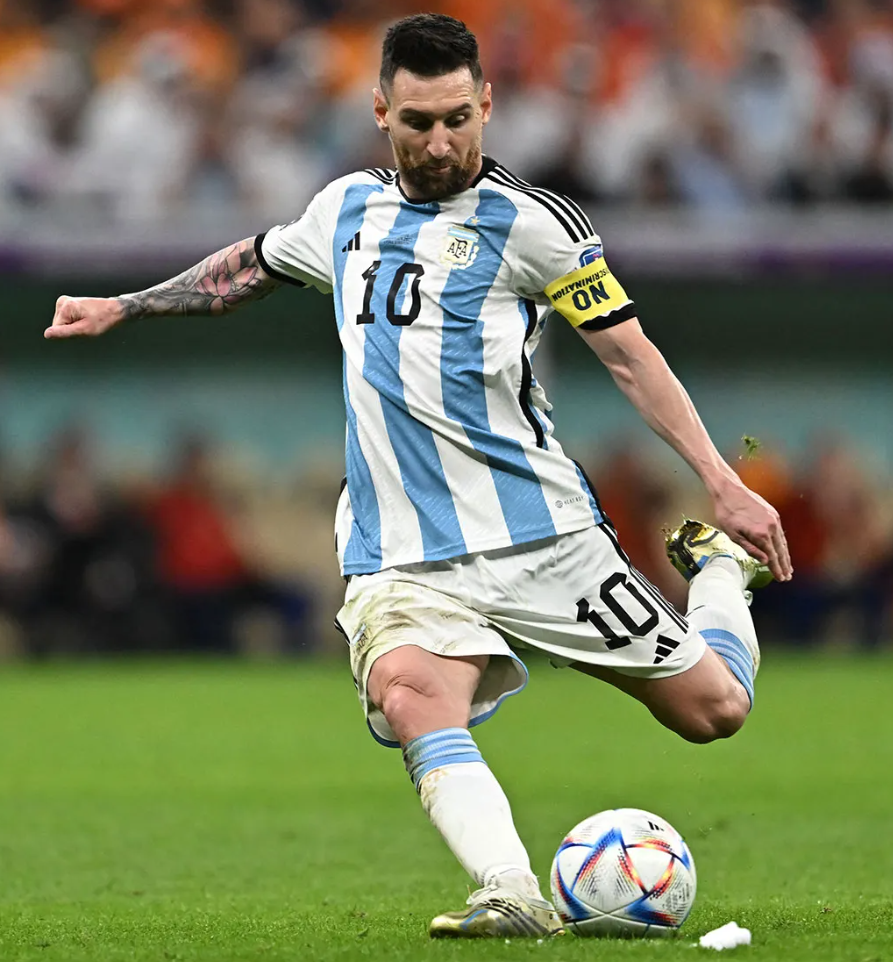
#> input picture images/messi.png, 893 x 962 px
$ jupyter execute psnr.ipynb
#> lines starting #> are read from the running program, lines starting #| are printed output that depends on the picture; long printed decimals are rounded
### Peak Signal to Noise Ratio

[cell 1]
import cv2
import numpy as np
import matplotlib.pyplot as plt

[cell 2]
img1 = cv2.imread('images/messi.png', 0)
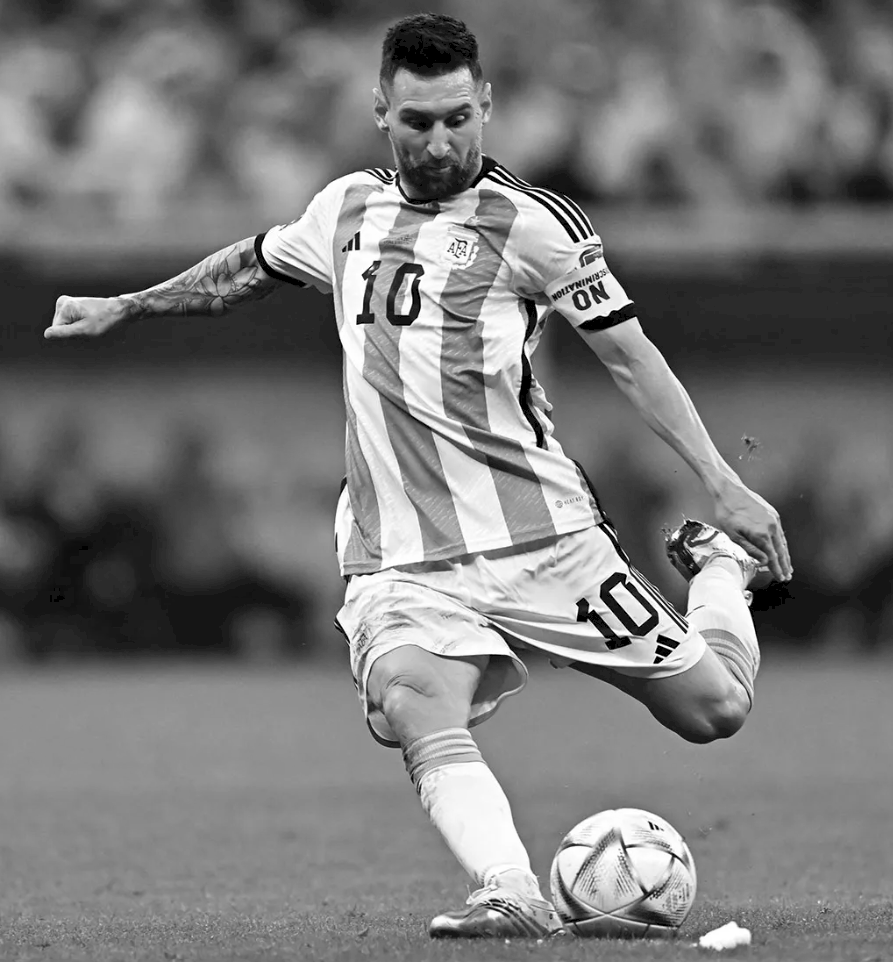
#> img1: shape (962, 893); min 0, max 255, mean 121.1

[cell 3]
# Creating a noisy image from img1
mean = 0
std = 25
noise = np.random.normal(mean, std, img1.shape).astype(np.uint8)
noisy_image = cv2.add(img1, noise)
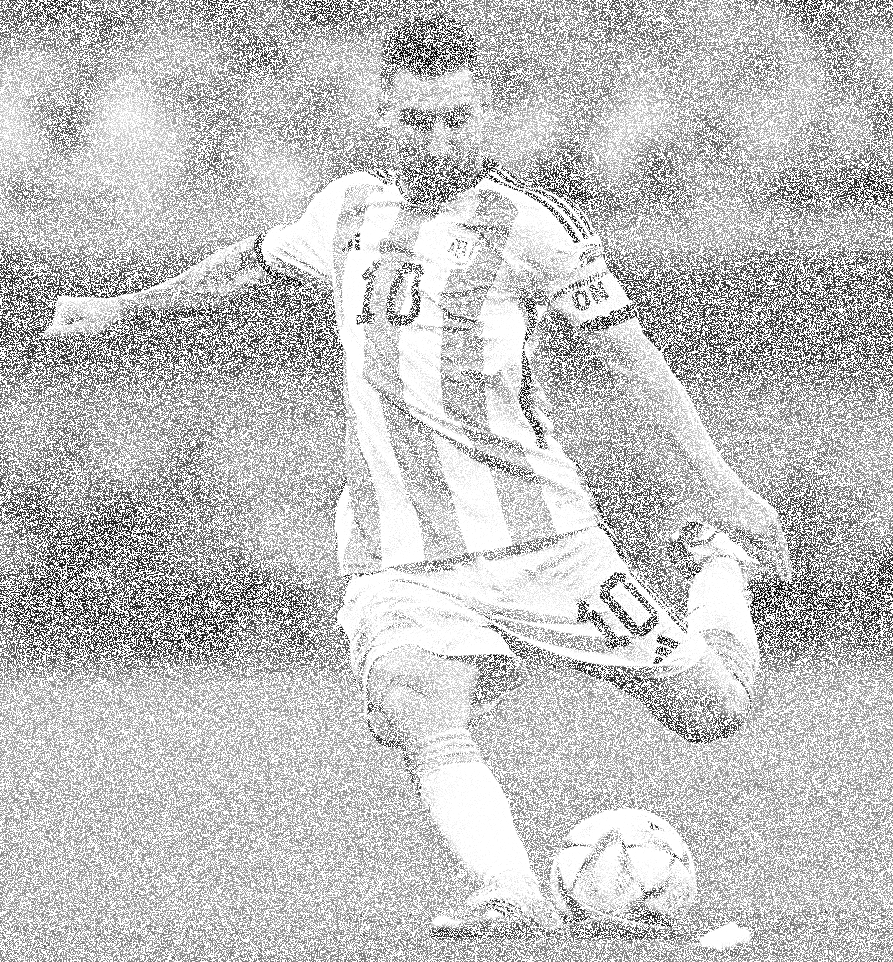
#> noisy_image: shape (962, 893); min 0, max 255, mean 194.9
img2 = noisy_image

[cell 4]
plt.figure(figsize=(6,6))
plt.subplot(221), plt.imshow(img1, cmap='gray')
plt.title('Original Image'), plt.xticks([]), plt.yticks([])
plt.subplot(222), plt.imshow(img2, cmap='gray')
plt.title('Noisy Image'), plt.xticks([]), plt.yticks([])
plt.show()
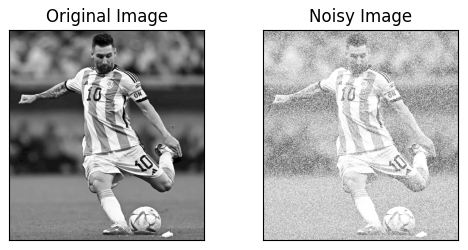
#> figure drawn by matplotlib, 2 panels

[cell 5]
# Finding the abs difference between two pictures
s1 = cv2.absdiff(img1, img2)
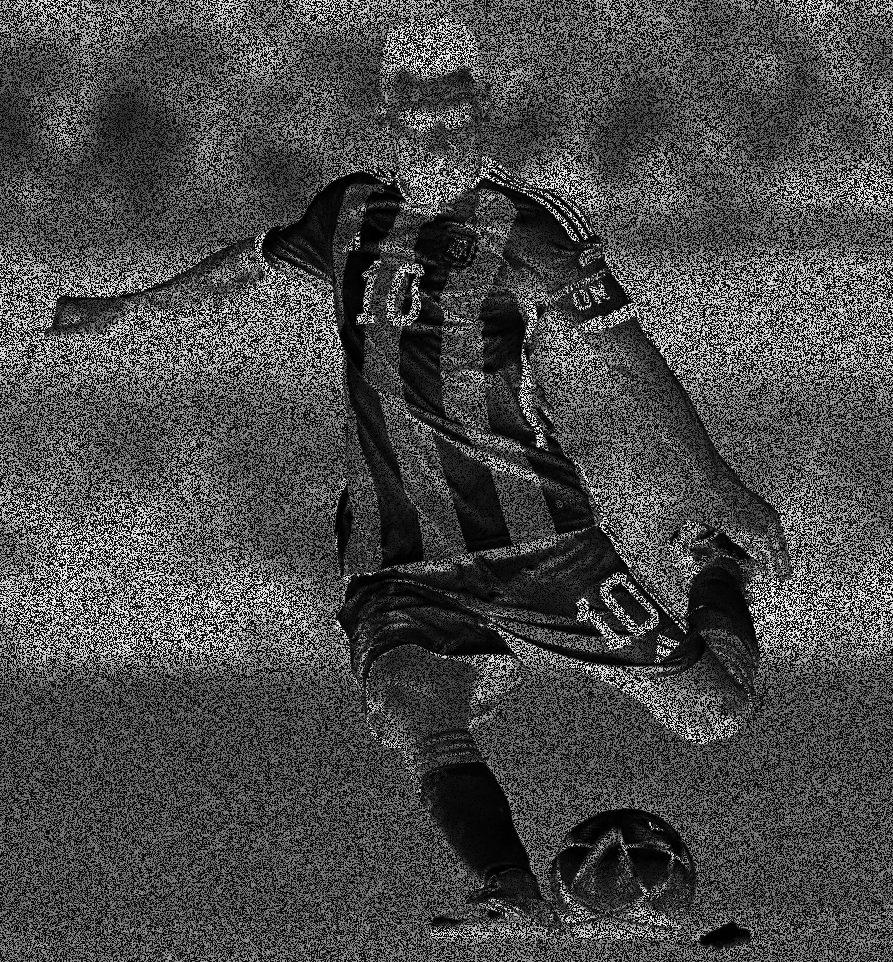
#> s1: shape (962, 893); min 0, max 255, mean 73.8

[cell 6]
# Convert to float to prevent overflow while squaring in the next step.
s1 = np.float32(s1)
s1 = s1 * s1
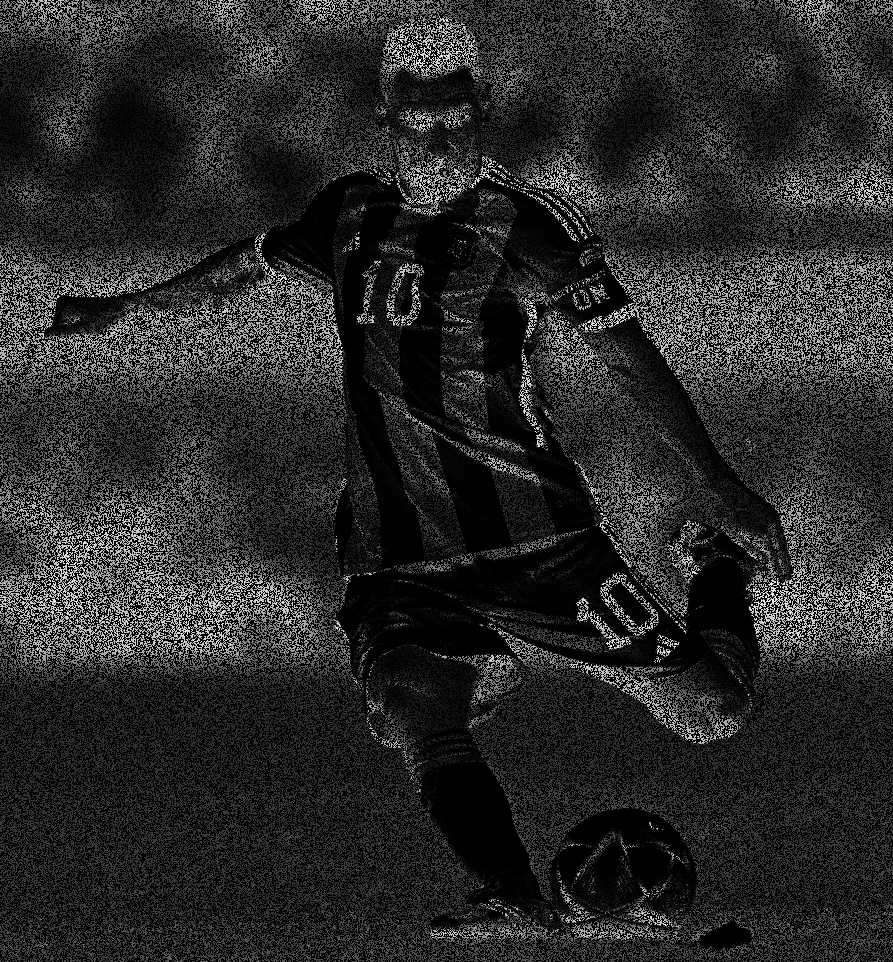
#> s1: shape (962, 893) float32; min 0, max 65025, mean 10431.3; drawn with min black and max white

[cell 7]
# Sum of all squared errors by summing up all the pixel values in s1
sse = s1.sum()
#> sse = 8.96e+09

[cell 8]
# return zero if the difference is extremely small
# below eq reads : (1e - 10)
if sse <= 1 * np.exp(1) - 10:
    print("Difference too small!")

MSE Formula being used:

I1 and I2 are the original and degraded images respectively.

[cell 9]
# if difference is not small, the MSE is obtained by dividing the SSE by the
# total number of pixels in the image. shape[0] * shape[1] * shape[2] gives the
# total number of pixels in the image.
shape = img1.shape
#> shape = (962, 893)

# Use mse = "1.0 * sse / (shape[0] * shape[1] * shape[2])" for rgb image
mse = 1.0 * sse / (shape[0] * shape[1])
#> mse = 10431.3

PSNR formula being used:

L = Maximum intensity possible (256 in our case) <br>
We multiply by 10 to express the ratio in decibels. <br>
The higher the value, the less is noise able to affect the peak value in the image. <br>
So, better image quality.

[cell 10]
# Here 255 denotes max possible value in a 8 bit channel
psnr = 10.0 * np.log10((255 * 255) / mse)
#> psnr = 7.95

[cell 11]
print(psnr, 'db')
#| 7.947 db
